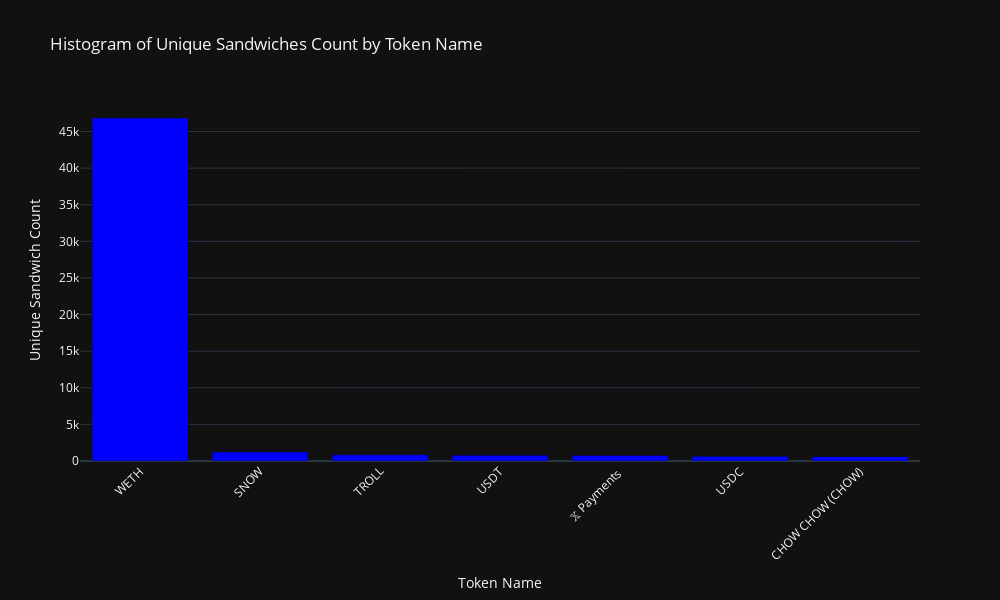

Write notebook code for a chart like this one.
### Code cell
fig = go.Figure()

fig.add_trace(go.Bar(
    x=sandwichers_all_by_token_cleaned['name'],
    y=sandwichers_all_by_token_cleaned['sandwich_count'],
    marker_color='blue'
))

fig.update_layout(
    title='Histogram of Unique Sandwiches Count by Token Name',
    xaxis_title='Token Name',
    yaxis_title='Unique Sandwich Count',
    xaxis_tickangle=-45,  
    template='plotly_dark',  
    width=1000, 
    height=600 
)

fig.show()

### Figure 1 — Plotly figure (JSON) as saved in the notebook; plotly's stock layout.template omitted (floating-point values rounded to 4 significant figures)
{"data": [{"marker": {"color": "blue"}, "type": "bar", "x": ["WETH", "SNOW", "TROLL", "USDT", "&#120143; Payments ", null, null, "USDC", "CHOW CHOW (CHOW)", null, null], "y": [46836, 1217, 841, 770, 765, 745, 646, 640, 591, 585, 529]}], "layout": {"height": 600, "title": {"text": "Histogram of Unique Sandwiches Count by Token Name"}, "width": 1000, "xaxis": {"autorange": true, "range": [-0.5, 6.5], "tickangle": -45, "title": {"text": "Token Name"}, "type": "category"}, "yaxis": {"autorange": true, "range": [0, 49300.0], "title": {"text": "Unique Sandwich Count"}, "type": "linear"}}}
